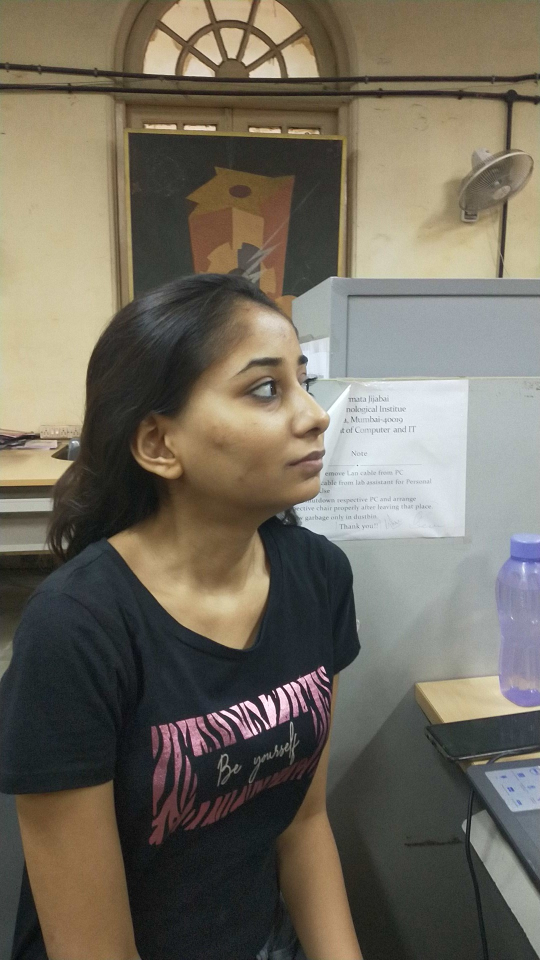
#> input picture dataset/test/Cam20200212_150538706.jpg, 1080 x 1920 px (shown at 1/2 size); its folder holds 4 pictures in this run
$ python convert_reso.py
#> lines starting #> are read from the running program, lines starting #| are printed output that depends on the picture
import cv2
import os

for image_file in os.listdir("test"):
    full_file_path = os.path.join("test", image_file)
    img = cv2.imread(full_file_path, cv2.IMREAD_UNCHANGED)
#> img is the input picture: shape (1920, 1080, 3); mean B, G, R 95, 107.7, 113.9

    print('Original Dimensions : ',img.shape)
#| Original Dimensions :  (1920, 1080, 3)

    scale_percent = 20 # percent of original size
    width = int(img.shape[1] * scale_percent / 100)
#> width = 216
    height = int(img.shape[0] * scale_percent / 100)
#> height = 384
    dim = (width, height)
#> dim = (216, 384)
    # resize image
    resized = cv2.resize(img, dim, interpolation = cv2.INTER_AREA)
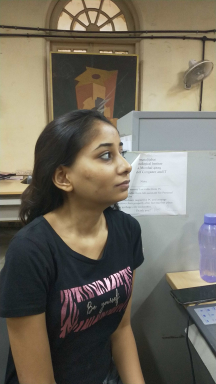
#> resized: shape (384, 216, 3); mean B, G, R 95, 107.7, 113.9

    print('Resized Dimensions : ',resized.shape)
#| Resized Dimensions :  (384, 216, 3)

    cv2.imshow("Resized image", resized)

    full_write_path = os.path.join("low_test", image_file)
    cv2.imwrite(full_write_path,resized)
#> pass 2 of the loop `for image_file in os.listdir("test"):`:
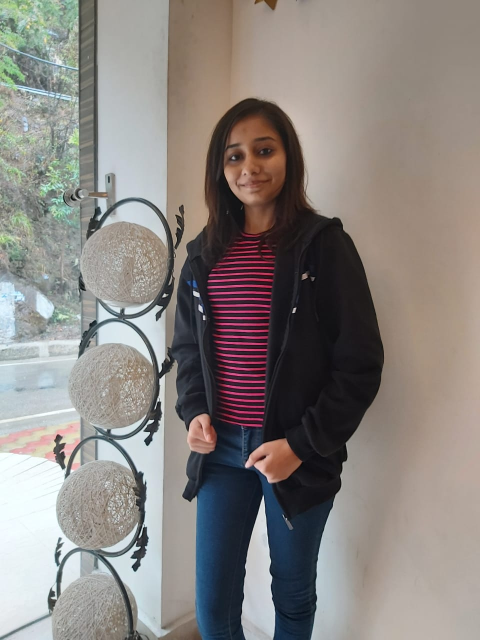
#> input picture dataset/test/Vidhi_test.jpg, 960 x 1280 px (shown at 1/2 size)
#> img is the input picture: shape (1280, 960, 3); mean B, G, R 127.9, 131.7, 137.3
#| Original Dimensions :  (1280, 960, 3)
#> `resized = cv2.resize(img, dim, interpolation = cv2.INTER_AREA)`:
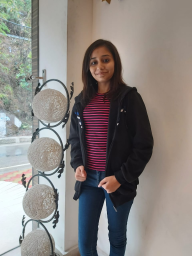
#> resized: shape (256, 192, 3); mean B, G, R 127.9, 131.7, 137.3
#| Resized Dimensions :  (256, 192, 3)
#> pass 3 of the loop `for image_file in os.listdir("test"):`:
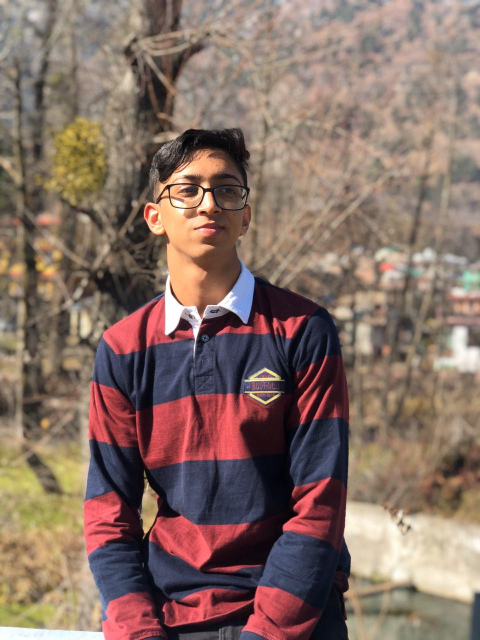
#> input picture dataset/test/anirudh_test.jpg, 960 x 1280 px (shown at 1/2 size)
#> img is the input picture: shape (1280, 960, 3); mean B, G, R 101.2, 111.2, 134.1
#| Original Dimensions :  (1280, 960, 3)
#> `resized = cv2.resize(img, dim, interpolation = cv2.INTER_AREA)`:
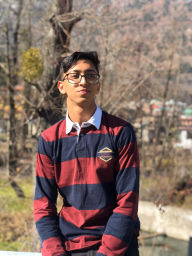
#> resized: shape (256, 192, 3); mean B, G, R 101.2, 111.2, 134.1
#| Resized Dimensions :  (256, 192, 3)
#> the loop made 4 passes; the first 3 are shown


cv2.waitKey(0)
cv2.destroyAllWindows()
